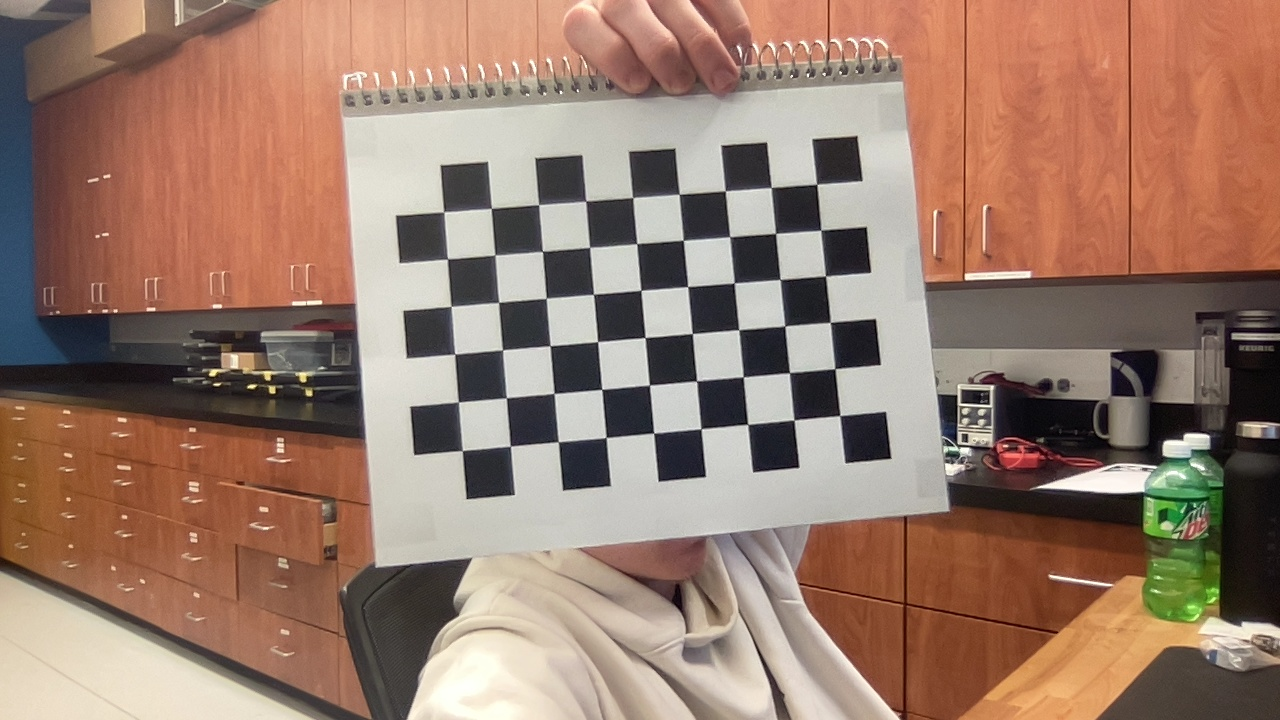
#> input picture images/1.jpeg, 1280 x 720 px; its folder holds only this picture in this run
$ python calibrate.py
#> lines starting #> are read from the running program, lines starting #| are printed output that depends on the picture; after the words box and inside, x2 and y2 are one past the last pixel; in counts of white or black regions, pixels touching at a corner belong together; long printed decimals are rounded
import numpy as np
import cv2
import glob
import argparse

# termination criteria
criteria = (cv2.TERM_CRITERIA_EPS + cv2.TERM_CRITERIA_MAX_ITER, 30, 0.001)


def calibrate(dirpath, prefix, image_format, square_size, width=9, height=6):
    """ Apply camera calibration operation for images in the given directory path. """
#> called with dirpath = '/images', prefix = '1', image_format = 'jpeg', square_size = 0.023, width = 9, height = 6
    # prepare object points, like (0,0,0), (1,0,0), (2,0,0) ....,(8,6,0)
    objp = np.zeros((height*width, 3), np.float32)
    objp[:, :2] = np.mgrid[0:width, 0:height].T.reshape(-1, 2)

    objp = objp * square_size

    # Arrays to store object points and image points from all the images.
    objpoints = []  # 3d point in real world space
    imgpoints = []  # 2d points in image plane.

    if dirpath[-1:] == '/':
        dirpath = dirpath[:-1]

    images = glob.glob(dirpath+'/' + prefix + '*.' + image_format)

    for fname in images:
        img = cv2.imread(fname)
#> img is the input picture: shape (720, 1280, 3); mean B, G, R 107.6, 123.3, 152.8
        gray = cv2.cvtColor(img, cv2.COLOR_BGR2GRAY)
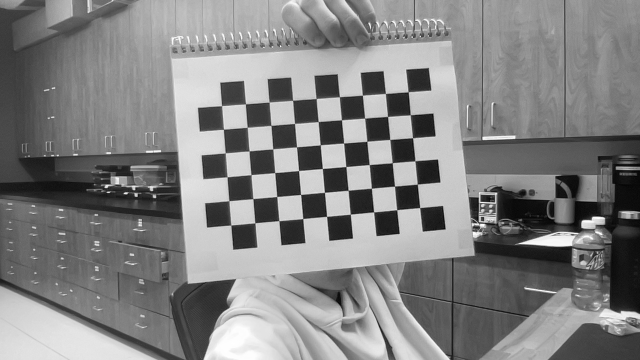
#> gray: shape (720, 1280) (shown at 1/2 size); min 0, max 255, mean 130.3

        # Find the chess board corners
        ret, corners = cv2.findChessboardCorners(gray, (width, height), None)
#> ret = True; corners = 54 rows, first 8: [839.6, 415.5], [794.1, 420.2], [747.7, 424.3], [701, 428.9], [653.8, 433], [606, 437.1], [558.3, 441.7], [510.5, 446.2]

        # If found, add object points, image points (after refining them)
        if ret:
            objpoints.append(objp)

            corners2 = cv2.cornerSubPix(gray, corners, (11, 11), (-1, -1), criteria)
#> corners2 = 54 rows, first 8: [839.8, 415.6], [794, 419.9], [747.7, 424.4], [701, 428.8], [653.6, 433], [606.1, 437.5], [558.3, 441.7], [510.4, 446.2]
            imgpoints.append(corners2)

            # Draw and display the corners
            img = cv2.drawChessboardCorners(img, (width, height), corners2, ret)
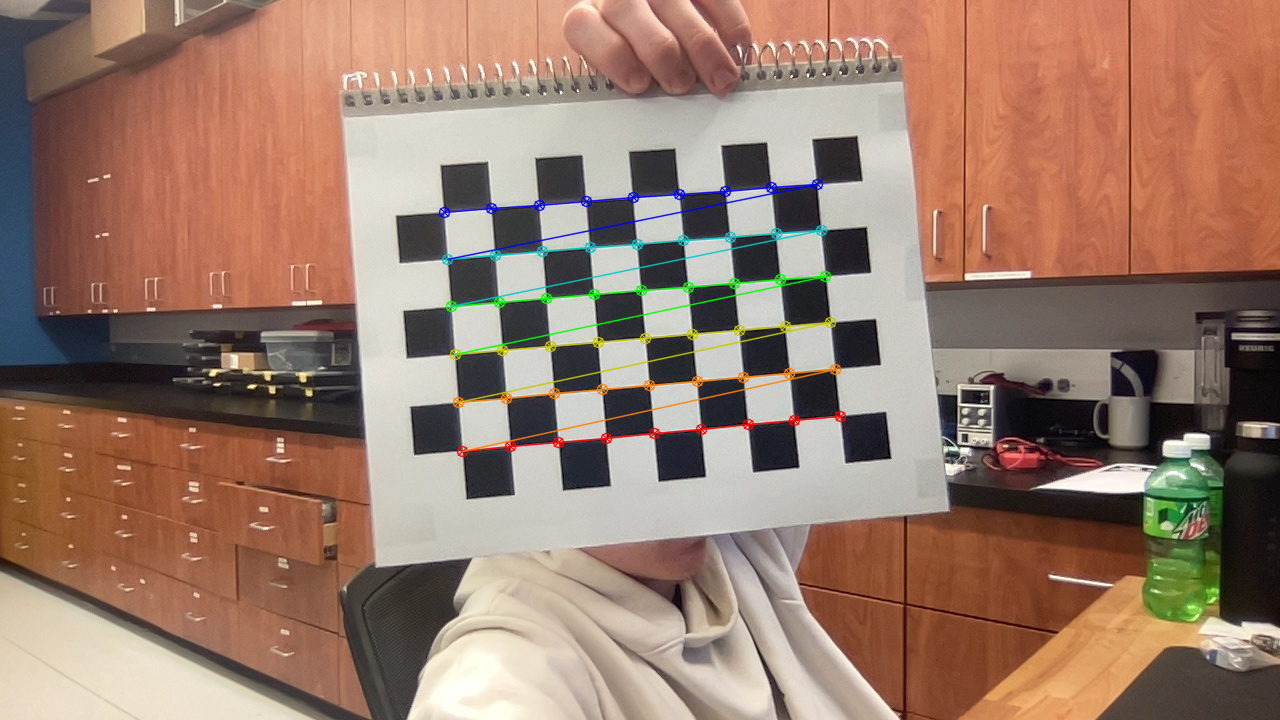
#> img: shape (720, 1280, 3); 1.79% of pixels changed, all inside (x1, y1, x2, y2) = (438, 178, 847, 458)

    ret, mtx, dist, rvecs, tvecs = cv2.calibrateCamera(objpoints, imgpoints, gray.shape[::-1], None, None)
#> ret = 0.121; mtx = [[782.1, 0, 642.5], [0, 786.1, 380.3], [0, 0, 1]]; dist = [[-0.207, 1.41, 0.0029, 0.00443, -2.19]]; rvecs = ([-0.102, 0.0607, 3.05],); tvecs = ([0.0968, 0.0172, 0.382],)

    return [ret, mtx, dist, rvecs, tvecs]

def save_coefficients(mtx, dist, path):
    """ Save the camera matrix and the distortion coefficients to given path/file. """
    cv_file = cv2.FileStorage(path, cv2.FILE_STORAGE_WRITE)
    cv_file.write("K", mtx)
    cv_file.write("D", dist)
    # note you *release* you don't close() a FileStorage object
    cv_file.release()

# [12 lines left out: function load_coefficients, not called in this run]


if __name__ == '__main__':
    square_size = 0.023
    image_dir = "/images"
    width = 9
    height = 6
    prefix = "1"
    image_format = "jpeg"
    save_file = "camera.yml"

    ret, mtx, dist, rvecs, tvecs = calibrate(image_dir, prefix, image_format, square_size, width, height)
#> ret = 0.121; mtx = [[782.1, 0, 642.5], [0, 786.1, 380.3], [0, 0, 1]]; dist = [[-0.207, 1.41, 0.0029, 0.00443, -2.19]]; rvecs = ([-0.102, 0.0607, 3.05],); tvecs = ([0.0968, 0.0172, 0.382],)
    save_coefficients(mtx, dist, save_file)
    print("Calibration is finished. RMS: ", ret)
#| Calibration is finished. RMS:  0.1207

$ run again, on images/13.jpeg
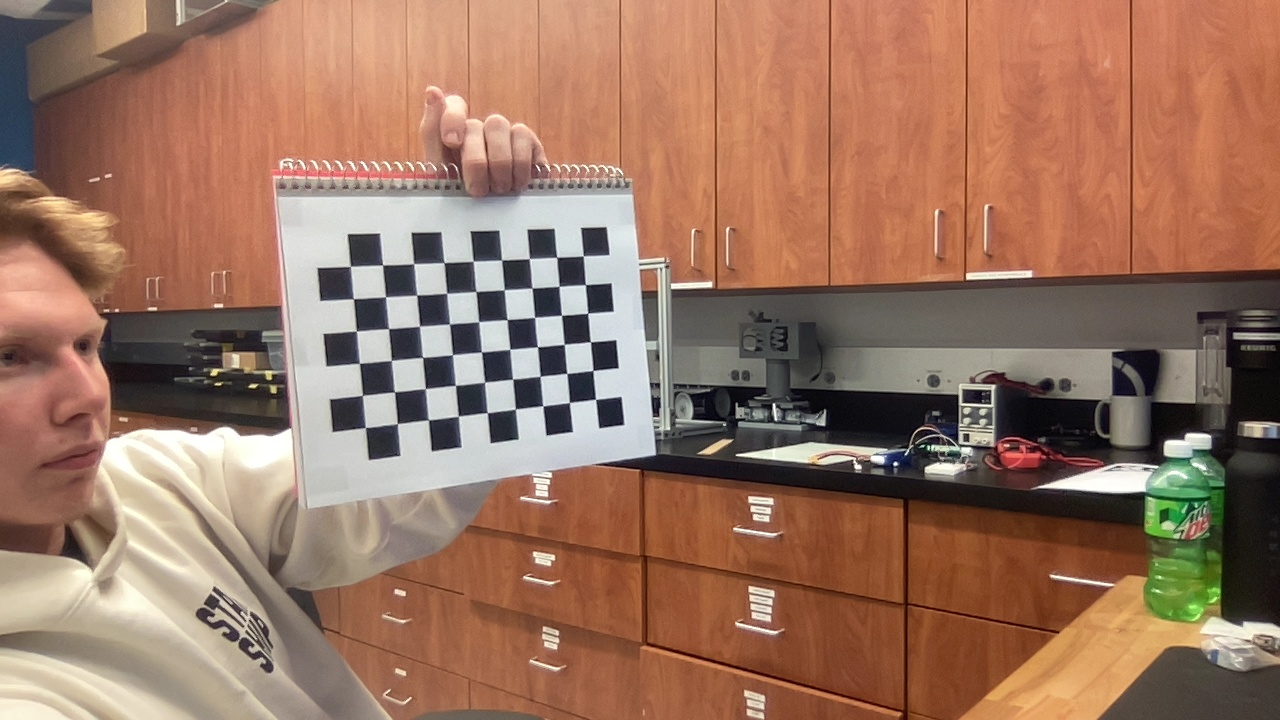
#> input picture images/13.jpeg, 1280 x 720 px
#> in calibrate, img is the input picture: shape (720, 1280, 3); mean B, G, R 96.7, 116.6, 154
#> in calibrate, `gray = cv2.cvtColor(img, cv2.COLOR_BGR2GRAY)`:
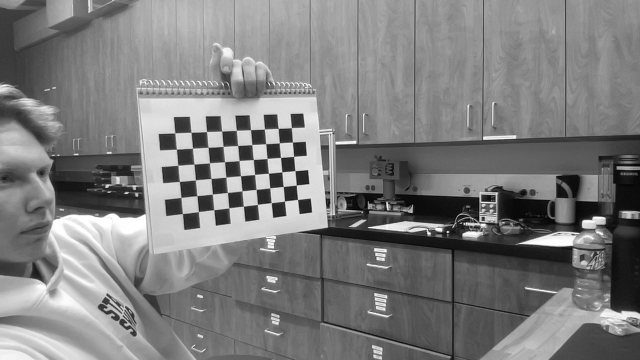
#> gray: shape (720, 1280) (shown at 1/2 size); min 0, max 255, mean 125.5
#> in calibrate, `ret, corners = cv2.findChessboardCorners(gray, (width, height), None)`: ret = True; corners = 54 rows, first 8: [595.5, 399.2], [569.5, 402.4], [543, 405.9], [515.4, 409.1], [487.4, 412.7], [458.5, 416.1], [428.8, 419.9], [397.5, 423.5]
#> corners2 = 54 rows, first 8: [595.5, 399.3], [569.4, 402.5], [542.8, 405.8], [515.4, 409.1], [487.3, 412.7], [458.4, 416.2], [428.3, 419.8], [397.3, 423.7]
#> in calibrate, `img = cv2.drawChessboardCorners(img, (width, height), corners2, ret)`:
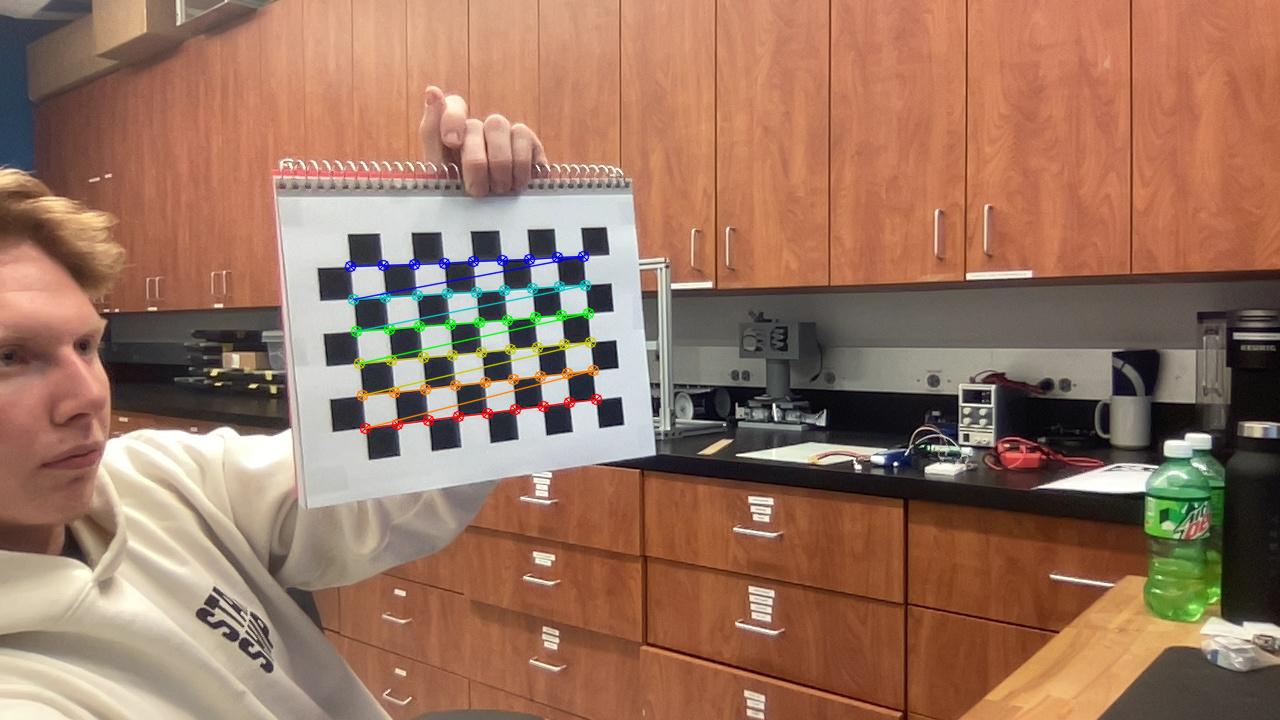
#> img: shape (720, 1280, 3); 1.27% of pixels changed, all inside (x1, y1, x2, y2) = (344, 250, 603, 435)
#> in calibrate, `ret, mtx, dist, rvecs, tvecs = cv2.calibrateCamera(objpoints, imgpoint..`: ret = 0.148; mtx = [[752.5, 0, 649.4], [0, 778.1, 357.5], [0, 0, 1]]; dist = [[-0.0236, 0.964, -0.00152, 0.0345, -2.65]]; rvecs = ([-0.634, 0.0194, 2.98],); tvecs = ([-0.0445, 0.0333, 0.618],)
#> `ret, mtx, dist, rvecs, tvecs = calibrate(image_dir, prefix, image_form..`: ret = 0.148; mtx = [[752.5, 0, 649.4], [0, 778.1, 357.5], [0, 0, 1]]; dist = [[-0.0236, 0.964, -0.00152, 0.0345, -2.65]]; rvecs = ([-0.634, 0.0194, 2.98],); tvecs = ([-0.0445, 0.0333, 0.618],)
#| Calibration is finished. RMS:  0.148

$ run again, on images/14.jpeg
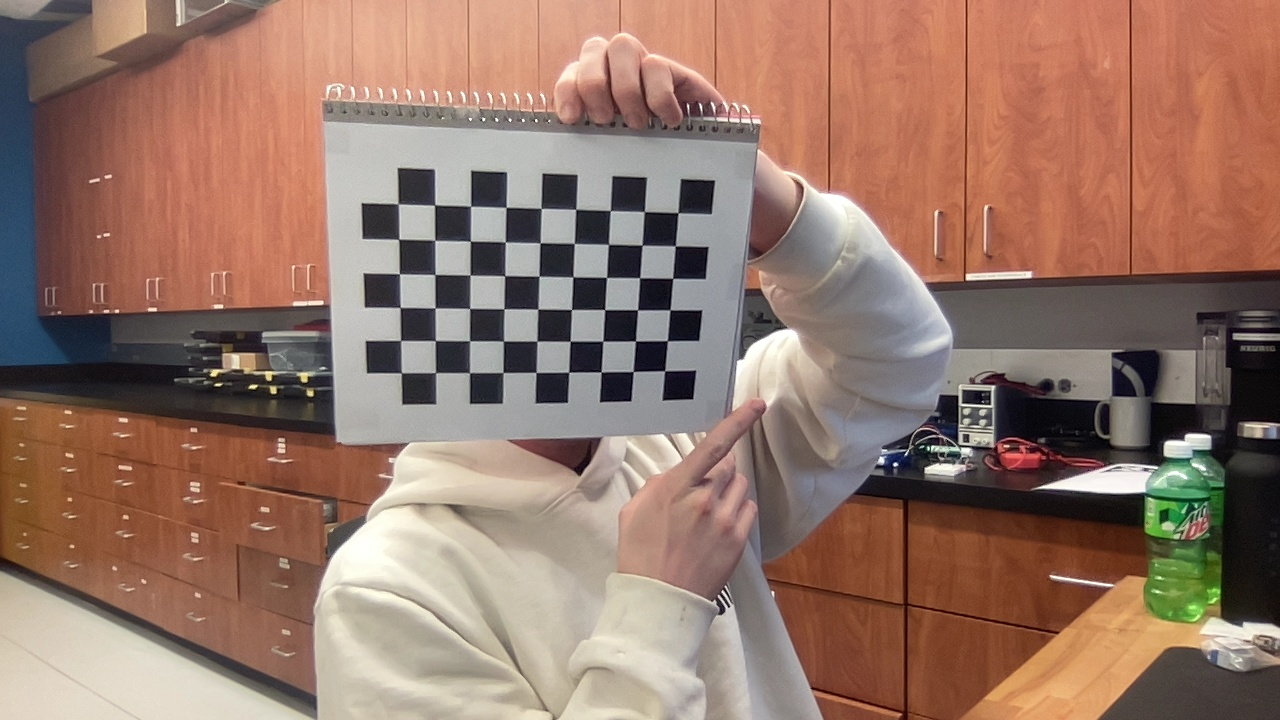
#> input picture images/14.jpeg, 1280 x 720 px
#> in calibrate, img is the input picture: shape (720, 1280, 3); mean B, G, R 104.1, 118.2, 149.1
#> in calibrate, `gray = cv2.cvtColor(img, cv2.COLOR_BGR2GRAY)`:
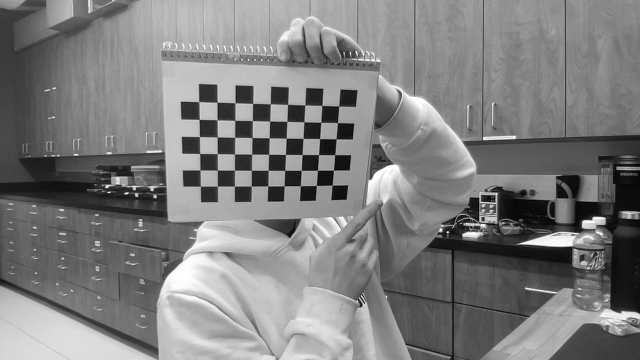
#> gray: shape (720, 1280) (shown at 1/2 size); min 0, max 255, mean 125.8
#> in calibrate, `ret, corners = cv2.findChessboardCorners(gray, (width, height), None)`: ret = True; corners = 54 rows, first 8: [664.6, 370.9], [633.2, 371.6], [601, 371.9], [568.7, 372.3], [536, 372.6], [503, 372.5], [469.6, 372.8], [435.5, 372.7]
#> corners2 = 54 rows, first 8: [664.7, 370.7], [633.1, 371.5], [601.1, 371.9], [568.7, 372.2], [536.2, 372.4], [503, 372.5], [469.5, 372.6], [435.5, 372.6]
#> in calibrate, `img = cv2.drawChessboardCorners(img, (width, height), corners2, ret)`:
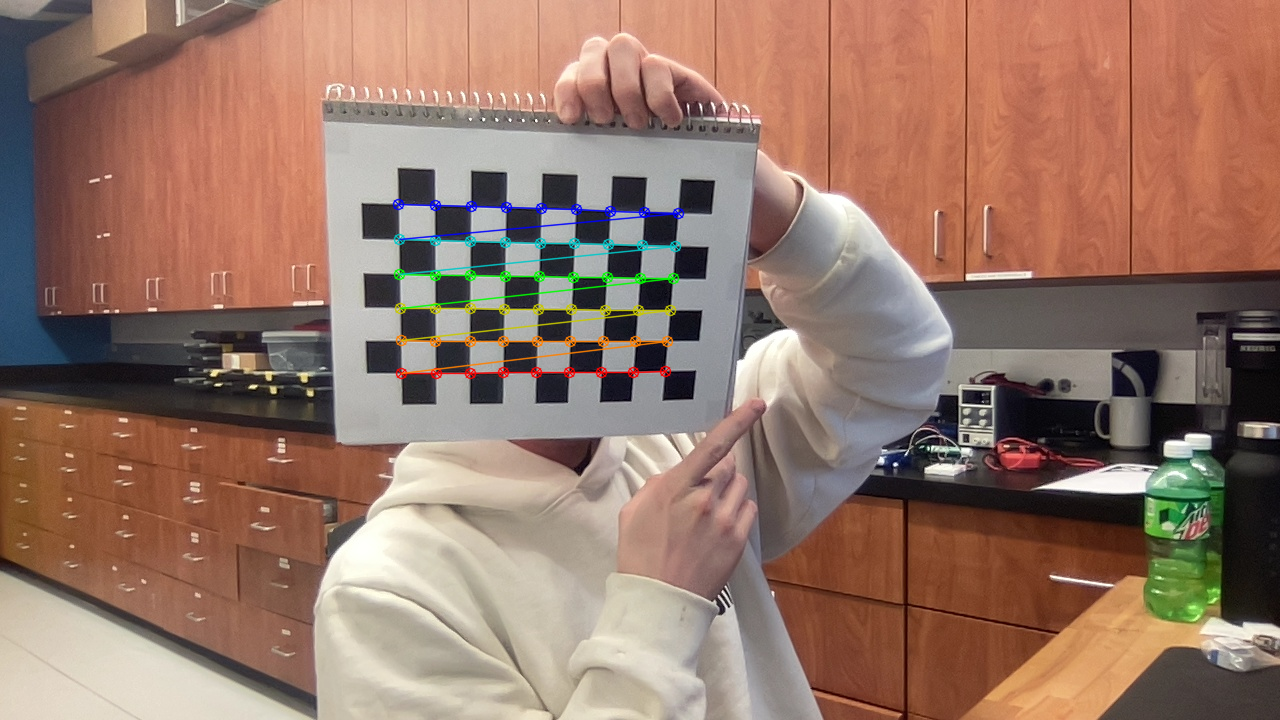
#> img: shape (720, 1280, 3); 1.41% of pixels changed, all inside (x1, y1, x2, y2) = (392, 198, 685, 380)
#> in calibrate, `ret, mtx, dist, rvecs, tvecs = cv2.calibrateCamera(objpoints, imgpoint..`: ret = 0.204; mtx = [[938.1, 0, 701.2], [0, 927.2, 320], [0, 0, 1]]; dist = [[0.157, -2.63, -0.0121, 0.035, 12.04]]; rvecs = ([0.421, 0.478, -3.03],); tvecs = ([-0.0258, 0.0368, 0.663],)
#> `ret, mtx, dist, rvecs, tvecs = calibrate(image_dir, prefix, image_form..`: ret = 0.204; mtx = [[938.1, 0, 701.2], [0, 927.2, 320], [0, 0, 1]]; dist = [[0.157, -2.63, -0.0121, 0.035, 12.04]]; rvecs = ([0.421, 0.478, -3.03],); tvecs = ([-0.0258, 0.0368, 0.663],)
#| Calibration is finished. RMS:  0.2044
